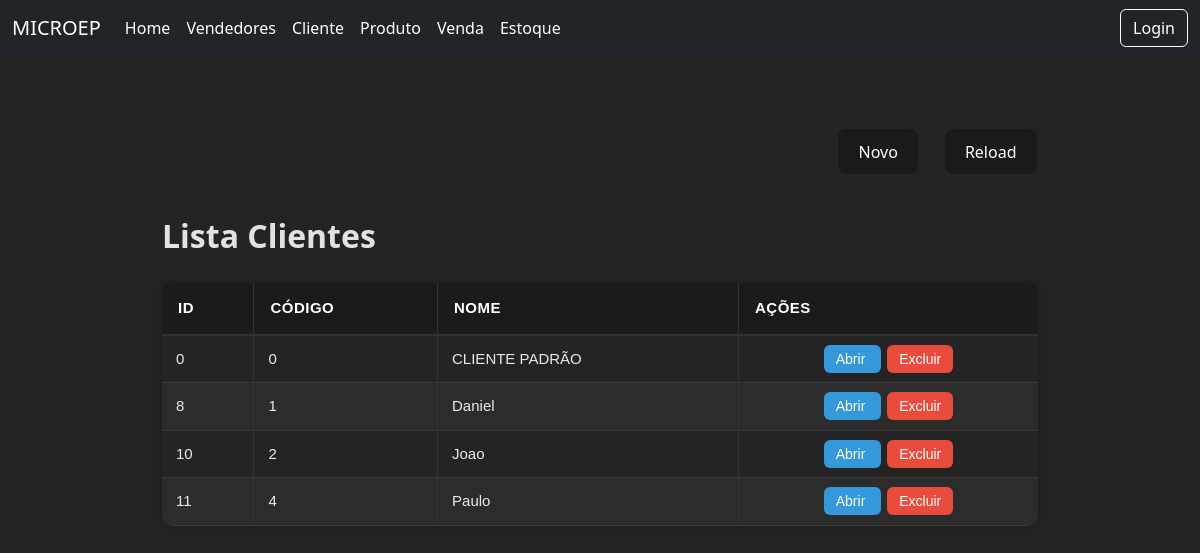
Page /clientes/ on the earlier database version.
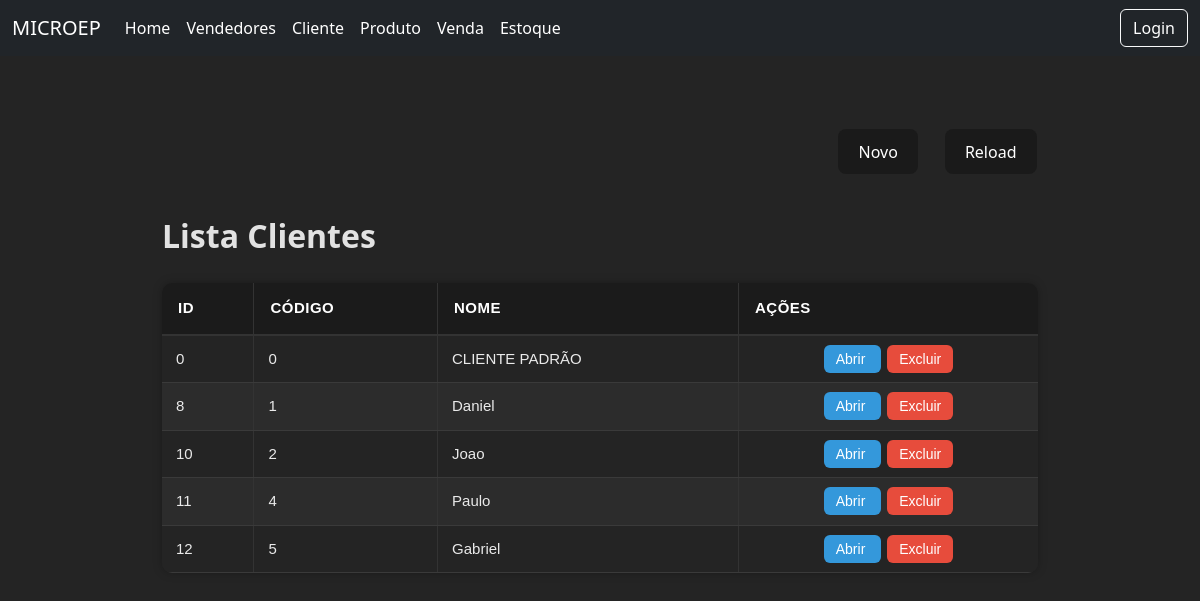
Same page on the later database version.
### core/models.py (models this page shows, shortened)
class cliente(models.Model):
    codigo = models.IntegerField()
    nome = models.CharField(max_length=100)

### core/views.py (the view)
# urls.py: path('clientes/',views.clienteview,name='clientes'),
def clienteview(request):
    clientes = cliente.objects.all()
    return render(request,'modelos/clientes.html',{'clientes':clientes})

### core/templates/modelos/clientes.html (shortened to what this page needs)
<!DOCTYPE html>
<html lang="pt-br">
<head>
    {% load static %}
    <link rel="stylesheet" href="{% static 'clientes.css' %}">
</head>
<body>
    {% include 'components/navbar.html' %}
    <div class="divcentral">
        <div class="controlebuttons">
            <div class="buttonsalign">
                <button class="buttonp">
                    <a href="{% url 'cadastrocliente' %}">Novo</a>
                </button>
                <button class="buttonp">
                    <a href="{% url 'clientes' %}">Reload</a>
                </button>
            </div>
        </div>
        <div class="grid">
            <h2 class="boldtext">Lista Clientes</h2>
            <table class="tabela-vendedores">
                <thead>
                    <tr>
                        <th class="colunmgrid">ID</th>
                        <th>Código</th>
                        <th>Nome</th>
                        <th>Ações</th>
                    </tr>
                </thead>
                <tbody>
                    {% for c in clientes %}
                    <tr>
                        <td>{{ c.id }}</td>
                        <td>{{ c.codigo }}</td>
                        <td>{{ c.nome }}</td>
                        <td class=" text-center acoes">
                            <a href="{% url 'editarcliente' c.id %}" class="btn-detalhe">
                                Abrir
                            </a>
                            <a href="{% url 'removercliente' c.id %}" class="btn-delete">
                                Excluir
                            </a>
                        </td>
                    </tr>
                    {% endfor %}
                </tbody>
            </table>
        </div>
    </div>
</body>
</html>

Differences in the rows shown:
added cliente: id "12", codigo "5", nome "Gabriel"
